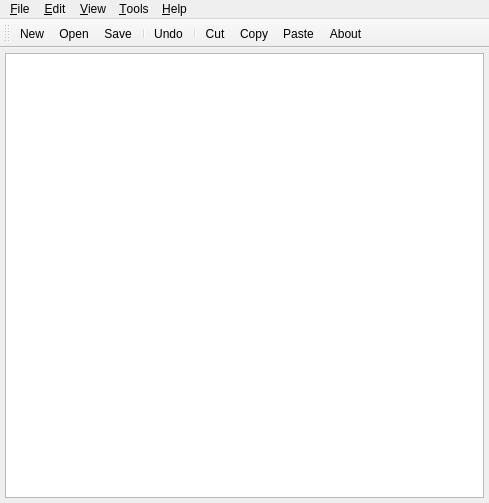
<?xml version="1.0" encoding="UTF-8"?>
<ui version="4.0">
 <author>Chris Ryan</author>
 <comment> * OpenRPT report writer and rendering engine
 * Copyright (C) 2001-2010 by OpenMFG, LLC
 *
 * This library is free software; you can redistribute it and/or
 * modify it under the terms of the GNU Lesser General Public
 * License as published by the Free Software Foundation; either
 * version 2.1 of the License, or (at your option) any later version.
 *
 * This library is distributed in the hope that it will be useful,
 * but WITHOUT ANY WARRANTY; without even the implied warranty of
 * MERCHANTABILITY or FITNESS FOR A PARTICULAR PURPOSE. See the GNU
 * Lesser General Public License for more details.
 *
 * You should have received a copy of the GNU Lesser General Public
 * License along with this library; if not, write to the Free Software
 * Foundation, Inc., 59 Temple Place, Suite 330, Boston, MA 02111-1307 USA
 * Please contact info@openmfg.com with any questions on this license.</comment>
 <class>MQLEdit</class>
 <widget class="QMainWindow" name="MQLEdit">
  <property name="geometry">
   <rect>
    <x>0</x>
    <y>0</y>
    <width>489</width>
    <height>503</height>
   </rect>
  </property>
  <property name="windowTitle">
   <string>MetaSQL Editor</string>
  </property>
  <widget class="QWidget" name="widget">
   <layout class="QVBoxLayout">
    <property name="margin">
     <number>5</number>
    </property>
    <item>
     <widget class="QTextEdit" name="_text">
      <property name="font">
       <font>
        <family>Courier</family>
        <pointsize>11</pointsize>
        <weight>50</weight>
        <italic>false</italic>
        <bold>false</bold>
        <underline>false</underline>
        <strikeout>false</strikeout>
       </font>
      </property>
     </widget>
    </item>
   </layout>
  </widget>
  <widget class="QToolBar" name="toolBar">
   <property name="orientation">
    <enum>Qt::Horizontal</enum>
   </property>
   <attribute name="toolBarArea">
    <enum>TopToolBarArea</enum>
   </attribute>
   <attribute name="toolBarBreak">
    <bool>false</bool>
   </attribute>
   <addaction name="fileNewAction"/>
   <addaction name="fileOpenAction"/>
   <addaction name="fileSaveAction"/>
   <addaction name="separator"/>
   <addaction name="editUndoAction"/>
   <addaction name="separator"/>
   <addaction name="editCutAction"/>
   <addaction name="editCopyAction"/>
   <addaction name="editPasteAction"/>
   <addaction name="helpAboutAction"/>
  </widget>
  <widget class="QMenuBar" name="MenuBar">
   <property name="geometry">
    <rect>
     <x>0</x>
     <y>0</y>
     <width>489</width>
     <height>22</height>
    </rect>
   </property>
   <widget class="QMenu" name="ToolsMenu">
    <property name="title">
     <string>&amp;Tools</string>
    </property>
    <addaction name="toolsParse_QueryAction"/>
    <addaction name="toolsExecute_QueryAction"/>
    <addaction name="separator"/>
    <addaction name="toolsTest_ModeAction"/>
   </widget>
   <widget class="QMenu" name="helpMenu">
    <property name="title">
     <string>&amp;Help</string>
    </property>
    <addaction name="helpContentsAction"/>
    <addaction name="helpIndexAction"/>
    <addaction name="separator"/>
    <addaction name="helpAboutAction"/>
   </widget>
   <widget class="QMenu" name="ViewMenu">
    <property name="title">
     <string>&amp;View</string>
    </property>
    <addaction name="viewParameter_ListAction"/>
    <addaction name="viewLog_OutputAction"/>
    <addaction name="viewResultsAction"/>
    <addaction name="viewExecuted_SQLAction"/>
   </widget>
   <widget class="QMenu" name="editMenu">
    <property name="title">
     <string>&amp;Edit</string>
    </property>
    <addaction name="editUndoAction"/>
    <addaction name="editRedoAction"/>
    <addaction name="separator"/>
    <addaction name="editCutAction"/>
    <addaction name="editCopyAction"/>
    <addaction name="editPasteAction"/>
    <addaction name="separator"/>
    <addaction name="editFindAction"/>
   </widget>
   <widget class="QMenu" name="fileMenu">
    <property name="title">
     <string>&amp;File</string>
    </property>
    <addaction name="fileNewAction"/>
    <addaction name="fileOpenAction"/>
    <addaction name="fileSaveAction"/>
    <addaction name="fileSaveAsAction"/>
    <addaction name="separator"/>
    <addaction name="fileDatabaseConnectAction"/>
    <addaction name="fileDatabaseDisconnectAction"/>
    <addaction name="fileDatabaseOpenAction"/>
    <addaction name="fileDatabaseSaveAsAction"/>
    <addaction name="separator"/>
    <addaction name="filePrintAction"/>
    <addaction name="separator"/>
    <addaction name="fileExitAction"/>
   </widget>
   <addaction name="fileMenu"/>
   <addaction name="editMenu"/>
   <addaction name="ViewMenu"/>
   <addaction name="ToolsMenu"/>
   <addaction name="helpMenu"/>
  </widget>
  <action name="fileNewAction">
   <property name="icon">
    <iconset resource="../OpenRPT/images/OpenRPTMetaSQL.qrc">
     <normaloff>:/icons/filenew.xpm</normaloff>:/icons/filenew.xpm</iconset>
   </property>
   <property name="text">
    <string>&amp;New</string>
   </property>
   <property name="iconText">
    <string>New</string>
   </property>
   <property name="shortcut">
    <string>Ctrl+N</string>
   </property>
  </action>
  <action name="fileOpenAction">
   <property name="icon">
    <iconset resource="../OpenRPT/images/OpenRPTMetaSQL.qrc">
     <normaloff>:/icons/fileopen.xpm</normaloff>:/icons/fileopen.xpm</iconset>
   </property>
   <property name="text">
    <string>&amp;Open...</string>
   </property>
   <property name="iconText">
    <string>Open</string>
   </property>
   <property name="shortcut">
    <string>Ctrl+O</string>
   </property>
  </action>
  <action name="fileSaveAction">
   <property name="icon">
    <iconset resource="../OpenRPT/images/OpenRPTMetaSQL.qrc">
     <normaloff>:/icons/filesave.xpm</normaloff>:/icons/filesave.xpm</iconset>
   </property>
   <property name="text">
    <string>&amp;Save</string>
   </property>
   <property name="iconText">
    <string>Save</string>
   </property>
   <property name="shortcut">
    <string>Ctrl+S</string>
   </property>
  </action>
  <action name="fileSaveAsAction">
   <property name="text">
    <string>Save &amp;As... (File)</string>
   </property>
   <property name="iconText">
    <string>Save As</string>
   </property>
   <property name="shortcut">
    <string/>
   </property>
  </action>
  <action name="filePrintAction">
   <property name="icon">
    <iconset resource="../OpenRPT/images/OpenRPTMetaSQL.qrc">
     <normaloff>:/icons/fileprint.xpm</normaloff>:/icons/fileprint.xpm</iconset>
   </property>
   <property name="text">
    <string>&amp;Print...</string>
   </property>
   <property name="iconText">
    <string>Print</string>
   </property>
   <property name="shortcut">
    <string>Ctrl+P</string>
   </property>
  </action>
  <action name="fileExitAction">
   <property name="text">
    <string>E&amp;xit</string>
   </property>
   <property name="iconText">
    <string>Exit</string>
   </property>
   <property name="shortcut">
    <string/>
   </property>
  </action>
  <action name="editUndoAction">
   <property name="icon">
    <iconset resource="../OpenRPT/images/OpenRPTMetaSQL.qrc">
     <normaloff>:/icons/editundo.xpm</normaloff>:/icons/editundo.xpm</iconset>
   </property>
   <property name="text">
    <string>&amp;Undo</string>
   </property>
   <property name="iconText">
    <string>Undo</string>
   </property>
   <property name="shortcut">
    <string>Ctrl+Z</string>
   </property>
  </action>
  <action name="editRedoAction">
   <property name="text">
    <string>&amp;Redo</string>
   </property>
   <property name="iconText">
    <string>Redo</string>
   </property>
   <property name="shortcut">
    <string>Ctrl+Y</string>
   </property>
  </action>
  <action name="editCutAction">
   <property name="icon">
    <iconset resource="../OpenRPT/images/OpenRPTMetaSQL.qrc">
     <normaloff>:/icons/editcut.xpm</normaloff>:/icons/editcut.xpm</iconset>
   </property>
   <property name="text">
    <string>&amp;Cut</string>
   </property>
   <property name="iconText">
    <string>Cut</string>
   </property>
   <property name="shortcut">
    <string>Ctrl+X</string>
   </property>
  </action>
  <action name="editCopyAction">
   <property name="icon">
    <iconset resource="../OpenRPT/images/OpenRPTMetaSQL.qrc">
     <normaloff>:/icons/editcopy.xpm</normaloff>:/icons/editcopy.xpm</iconset>
   </property>
   <property name="text">
    <string>C&amp;opy</string>
   </property>
   <property name="iconText">
    <string>Copy</string>
   </property>
   <property name="shortcut">
    <string>Ctrl+C</string>
   </property>
  </action>
  <action name="editPasteAction">
   <property name="icon">
    <iconset resource="../OpenRPT/images/OpenRPTMetaSQL.qrc">
     <normaloff>:/icons/editpaste.xpm</normaloff>:/icons/editpaste.xpm</iconset>
   </property>
   <property name="text">
    <string>&amp;Paste</string>
   </property>
   <property name="iconText">
    <string>Paste</string>
   </property>
   <property name="shortcut">
    <string>Ctrl+V</string>
   </property>
  </action>
  <action name="editFindAction">
   <property name="icon">
    <iconset>
     <normaloff>image9</normaloff>image9</iconset>
   </property>
   <property name="text">
    <string>&amp;Find...</string>
   </property>
   <property name="iconText">
    <string>Find</string>
   </property>
   <property name="shortcut">
    <string>Ctrl+F</string>
   </property>
  </action>
  <action name="helpContentsAction">
   <property name="text">
    <string>&amp;Contents...</string>
   </property>
   <property name="iconText">
    <string>Contents</string>
   </property>
   <property name="shortcut">
    <string/>
   </property>
  </action>
  <action name="helpIndexAction">
   <property name="text">
    <string>&amp;Index...</string>
   </property>
   <property name="iconText">
    <string>Index</string>
   </property>
   <property name="shortcut">
    <string/>
   </property>
  </action>
  <action name="helpAboutAction">
   <property name="text">
    <string>&amp;About</string>
   </property>
   <property name="iconText">
    <string>About</string>
   </property>
   <property name="shortcut">
    <string/>
   </property>
  </action>
  <action name="fileDatabaseAction">
   <property name="text">
    <string>Database</string>
   </property>
   <property name="iconText">
    <string>Database</string>
   </property>
  </action>
  <action name="fileDatabaseConnectAction">
   <property name="text">
    <string>Connect to Database...</string>
   </property>
   <property name="iconText">
    <string>Connect...</string>
   </property>
  </action>
  <action name="fileDatabaseDisconnectAction">
   <property name="text">
    <string>Disconnect From Database</string>
   </property>
   <property name="iconText">
    <string>Disconnect</string>
   </property>
  </action>
  <action name="fileUnnamedAction">
   <property name="text">
    <string>Unnamed</string>
   </property>
   <property name="iconText">
    <string>Unnamed</string>
   </property>
  </action>
  <action name="viewParameter_ListAction">
   <property name="text">
    <string>Parameter List...</string>
   </property>
   <property name="iconText">
    <string>Parameter List...</string>
   </property>
  </action>
  <action name="viewLog_OutputAction">
   <property name="text">
    <string>Log Output...</string>
   </property>
   <property name="iconText">
    <string>Log Output...</string>
   </property>
  </action>
  <action name="viewResultsAction">
   <property name="text">
    <string>Results...</string>
   </property>
   <property name="iconText">
    <string>Results...</string>
   </property>
  </action>
  <action name="toolsParse_QueryAction">
   <property name="text">
    <string>Parse Query</string>
   </property>
   <property name="iconText">
    <string>Parse Query</string>
   </property>
  </action>
  <action name="toolsExecute_QueryAction">
   <property name="text">
    <string>Execute Query</string>
   </property>
   <property name="iconText">
    <string>Execute Query</string>
   </property>
  </action>
  <action name="viewExecuted_SQLAction">
   <property name="text">
    <string>Executed SQL...</string>
   </property>
   <property name="iconText">
    <string>Executed SQL...</string>
   </property>
  </action>
  <action name="fileDatabaseOpenAction">
   <property name="text">
    <string>Open... (Database)</string>
   </property>
  </action>
  <action name="fileDatabaseSaveAsAction">
   <property name="text">
    <string>Save As... (Database)</string>
   </property>
  </action>
  <action name="toolsTest_ModeAction">
   <property name="checkable">
    <bool>true</bool>
   </property>
   <property name="checked">
    <bool>true</bool>
   </property>
   <property name="text">
    <string>Test Mode</string>
   </property>
  </action>
 </widget>
 <layoutdefault spacing="6" margin="0"/>
 <resources>
  <include location="../OpenRPT/images/OpenRPTMetaSQL.qrc"/>
  <include location="../OpenRPT/images/OpenRPTMetaSQL.qrc"/>
 </resources>
 <connections>
  <connection>
   <sender>editUndoAction</sender>
   <signal>activated()</signal>
   <receiver>_text</receiver>
   <slot>undo()</slot>
   <hints>
    <hint type="sourcelabel">
     <x>-1</x>
     <y>-1</y>
    </hint>
    <hint type="destinationlabel">
     <x>20</x>
     <y>20</y>
    </hint>
   </hints>
  </connection>
  <connection>
   <sender>editRedoAction</sender>
   <signal>activated()</signal>
   <receiver>_text</receiver>
   <slot>redo()</slot>
   <hints>
    <hint type="sourcelabel">
     <x>-1</x>
     <y>-1</y>
    </hint>
    <hint type="destinationlabel">
     <x>20</x>
     <y>20</y>
    </hint>
   </hints>
  </connection>
  <connection>
   <sender>editCutAction</sender>
   <signal>activated()</signal>
   <receiver>_text</receiver>
   <slot>cut()</slot>
   <hints>
    <hint type="sourcelabel">
     <x>-1</x>
     <y>-1</y>
    </hint>
    <hint type="destinationlabel">
     <x>20</x>
     <y>20</y>
    </hint>
   </hints>
  </connection>
  <connection>
   <sender>editCopyAction</sender>
   <signal>activated()</signal>
   <receiver>_text</receiver>
   <slot>copy()</slot>
   <hints>
    <hint type="sourcelabel">
     <x>-1</x>
     <y>-1</y>
    </hint>
    <hint type="destinationlabel">
     <x>20</x>
     <y>20</y>
    </hint>
   </hints>
  </connection>
  <connection>
   <sender>editPasteAction</sender>
   <signal>activated()</signal>
   <receiver>_text</receiver>
   <slot>paste()</slot>
   <hints>
    <hint type="sourcelabel">
     <x>-1</x>
     <y>-1</y>
    </hint>
    <hint type="destinationlabel">
     <x>20</x>
     <y>20</y>
    </hint>
   </hints>
  </connection>
 </connections>
</ui>
